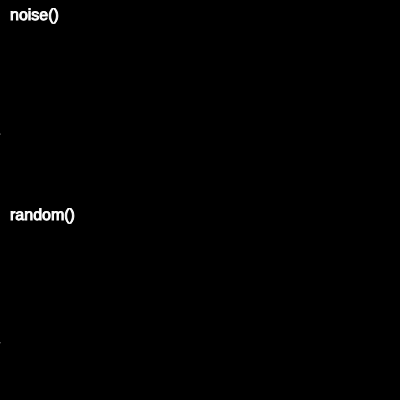
Frame 1 (no input)
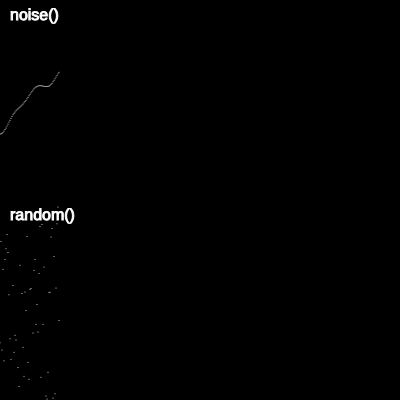
Frame 60 (no input)
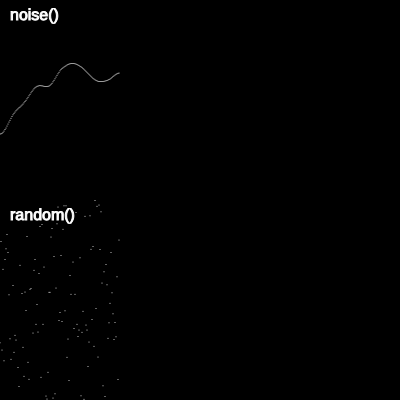
Frame 120 (the mouse pressed at the canvas centre since frame 60)

The p5.js sketch that drew these frames (run headless with seeded random() and noise() and a simulated clock; from frame 60 on, the mouse is pressed at the canvas centre):

// p5.js sketch
// ── sketch.js
let xoff = 0; // para avanzar en noise
let xpos = 0; // posición horizontal

function setup() {
  createCanvas(400, 400);
  background(0);
  stroke(255);

  background(0);
  fill(255);
  noStroke();
  textSize(16);
  stroke(255);
  text("noise()", 10, 20);
  text("random()", 10, height / 2 + 20);
}

function draw() {
  // --- Línea con noise() (arriba) ---
  let y1 = noise(xoff) * (height / 2); // mitad superior
  point(xpos, y1);

  // --- Línea con random() (abajo) ---
  let y2 = random(height / 2, height); // mitad inferior
  point(xpos, y2);

  // Avanzamos
  xoff += 0.01;
  xpos++;

  // Cuando llegamos al final, reseteamos
  if (xpos >= width) {
    xpos = 0;
    xoff = 0;
    background(0);
    fill(255);
    noStroke();
    textSize(16);
    stroke(255);
    text("noise()", 10, 20);
    text("random()", 10, height / 2 + 20);
  }
}
